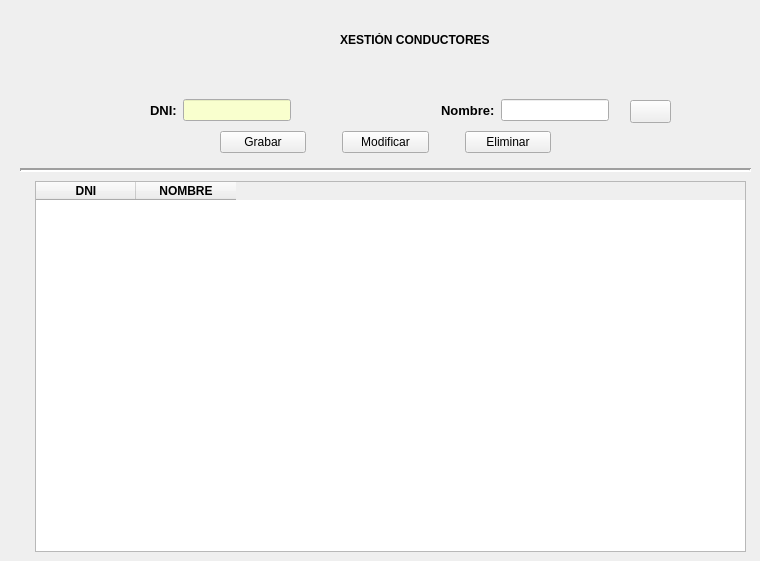
        <widget class="QWidget" name="conductores">
         <attribute name="title">
          <string>CONDUCTORES</string>
         </attribute>
         <widget class="QLabel" name="lblXesfurgo_2">
          <property name="geometry">
           <rect>
            <x>340</x>
            <y>30</y>
            <width>151</width>
            <height>20</height>
           </rect>
          </property>
          <property name="text">
           <string>&lt;html&gt;&lt;head/&gt;&lt;body&gt;&lt;p&gt;&lt;span style=&quot; font-size:9pt; font-weight:600;&quot;&gt;XESTIÓN CONDUCTORES&lt;/span&gt;&lt;/p&gt;&lt;/body&gt;&lt;/html&gt;</string>
          </property>
         </widget>
         <widget class="QWidget" name="layoutWidget_2">
          <property name="geometry">
           <rect>
            <x>220</x>
            <y>130</y>
            <width>331</width>
            <height>25</height>
           </rect>
          </property>
          <layout class="QGridLayout" name="gridLayout_5">
           <item row="0" column="0">
            <widget class="QPushButton" name="btnAltacon">
             <property name="text">
              <string>Grabar</string>
             </property>
            </widget>
           </item>
           <item row="0" column="2">
            <widget class="QPushButton" name="btnModifcon">
             <property name="text">
              <string>Modificar</string>
             </property>
            </widget>
           </item>
           <item row="0" column="4">
            <widget class="QPushButton" name="btnEliminacon">
             <property name="text">
              <string>Eliminar</string>
             </property>
            </widget>
           </item>
           <item row="0" column="1">
            <spacer name="horizontalSpacer_5">
             <property name="orientation">
              <enum>Qt::Horizontal</enum>
             </property>
             <property name="sizeType">
              <enum>QSizePolicy::Fixed</enum>
             </property>
             <property name="sizeHint" stdset="0">
              <size>
               <width>30</width>
               <height>20</height>
              </size>
             </property>
            </spacer>
           </item>
           <item row="0" column="3">
            <spacer name="horizontalSpacer_6">
             <property name="orientation">
              <enum>Qt::Horizontal</enum>
             </property>
             <property name="sizeType">
              <enum>QSizePolicy::Fixed</enum>
             </property>
             <property name="sizeHint" stdset="0">
              <size>
               <width>30</width>
               <height>20</height>
              </size>
             </property>
            </spacer>
           </item>
          </layout>
         </widget>
         <widget class="Line" name="line_2">
          <property name="geometry">
           <rect>
            <x>20</x>
            <y>160</y>
            <width>731</width>
            <height>20</height>
           </rect>
          </property>
          <property name="lineWidth">
           <number>2</number>
          </property>
          <property name="orientation">
           <enum>Qt::Horizontal</enum>
          </property>
         </widget>
         <widget class="QTableWidget" name="tabConductor">
          <property name="geometry">
           <rect>
            <x>35</x>
            <y>181</y>
            <width>711</width>
            <height>371</height>
           </rect>
          </property>
          <column>
           <property name="text">
            <string>DNI</string>
           </property>
           <property name="font">
            <font>
             <weight>75</weight>
             <bold>true</bold>
            </font>
           </property>
          </column>
          <column>
           <property name="text">
            <string>NOMBRE</string>
           </property>
           <property name="font">
            <font>
             <weight>75</weight>
             <bold>true</bold>
            </font>
           </property>
          </column>
         </widget>
         <widget class="QWidget" name="layoutWidget">
          <property name="geometry">
           <rect>
            <x>150</x>
            <y>99</y>
            <width>459</width>
            <height>31</height>
           </rect>
          </property>
          <layout class="QGridLayout" name="gridLayout_11">
           <property name="sizeConstraint">
            <enum>QLayout::SetMaximumSize</enum>
           </property>
           <item row="0" column="0">
            <layout class="QGridLayout" name="gridLayout_4">
             <property name="sizeConstraint">
              <enum>QLayout::SetNoConstraint</enum>
             </property>
             <item row="0" column="0">
              <widget class="QLabel" name="lblDni">
               <property name="sizePolicy">
                <sizepolicy hsizetype="Fixed" vsizetype="Preferred">
                 <horstretch>0</horstretch>
                 <verstretch>0</verstretch>
                </sizepolicy>
               </property>
               <property name="font">
                <font>
                 <pointsize>10</pointsize>
                 <weight>75</weight>
                 <bold>true</bold>
                </font>
               </property>
               <property name="text">
                <string>DNI:</string>
               </property>
              </widget>
             </item>
             <item row="0" column="4">
              <widget class="QLineEdit" name="txtNombre">
               <property name="sizePolicy">
                <sizepolicy hsizetype="Fixed" vsizetype="Fixed">
                 <horstretch>0</horstretch>
                 <verstretch>0</verstretch>
                </sizepolicy>
               </property>
               <property name="minimumSize">
                <size>
                 <width>100</width>
                 <height>0</height>
                </size>
               </property>
              </widget>
             </item>
             <item row="0" column="1">
              <widget class="QLineEdit" name="txtDni">
               <property name="sizePolicy">
                <sizepolicy hsizetype="Fixed" vsizetype="Fixed">
                 <horstretch>0</horstretch>
                 <verstretch>0</verstretch>
                </sizepolicy>
               </property>
               <property name="palette">
                <palette>
                 <active>
                  <colorrole role="Base">
                   <brush brushstyle="SolidPattern">
                    <color alpha="255">
                     <red>249</red>
                     <green>255</green>
                     <blue>206</blue>
                    </color>
                   </brush>
                  </colorrole>
                 </active>
                 <inactive>
                  <colorrole role="Base">
                   <brush brushstyle="SolidPattern">
                    <color alpha="255">
                     <red>249</red>
                     <green>255</green>
                     <blue>206</blue>
                    </color>
                   </brush>
                  </colorrole>
                 </inactive>
                 <disabled>
                  <colorrole role="Base">
                   <brush brushstyle="SolidPattern">
                    <color alpha="255">
                     <red>240</red>
                     <green>240</green>
                     <blue>240</blue>
                    </color>
                   </brush>
                  </colorrole>
                 </disabled>
                </palette>
               </property>
               <property name="autoFillBackground">
                <bool>false</bool>
               </property>
              </widget>
             </item>
             <item row="0" column="2">
              <widget class="QLabel" name="lblValidar">
               <property name="sizePolicy">
                <sizepolicy hsizetype="Minimum" vsizetype="Preferred">
                 <horstretch>0</horstretch>
                 <verstretch>0</verstretch>
                </sizepolicy>
               </property>
               <property name="minimumSize">
                <size>
                 <width>24</width>
                 <height>24</height>
                </size>
               </property>
               <property name="font">
                <font>
                 <family>Viner Hand ITC</family>
                 <pointsize>14</pointsize>
                 <weight>50</weight>
                 <bold>false</bold>
                </font>
               </property>
               <property name="text">
                <string/>
               </property>
              </widget>
             </item>
             <item row="0" column="3">
              <widget class="QLabel" name="lblNombre">
               <property name="sizePolicy">
                <sizepolicy hsizetype="Fixed" vsizetype="Preferred">
                 <horstretch>0</horstretch>
                 <verstretch>0</verstretch>
                </sizepolicy>
               </property>
               <property name="font">
                <font>
                 <pointsize>10</pointsize>
                 <weight>75</weight>
                 <bold>true</bold>
                </font>
               </property>
               <property name="text">
                <string>Nombre:</string>
               </property>
              </widget>
             </item>
            </layout>
           </item>
          </layout>
         </widget>
         <widget class="QPushButton" name="btnReloadcon">
          <property name="geometry">
           <rect>
            <x>630</x>
            <y>100</y>
            <width>41</width>
            <height>23</height>
           </rect>
          </property>
          <property name="sizePolicy">
           <sizepolicy hsizetype="Fixed" vsizetype="Fixed">
            <horstretch>0</horstretch>
            <verstretch>0</verstretch>
           </sizepolicy>
          </property>
          <property name="autoFillBackground">
           <bool>false</bool>
          </property>
          <property name="text">
           <string/>
          </property>
          <property name="icon">
           <iconset>
            <normaloff>img/Reload2.png</normaloff>img/Reload2.png</iconset>
          </property>
          <property name="iconSize">
           <size>
            <width>24</width>
            <height>24</height>
           </size>
          </property>
         </widget>
        </widget>
